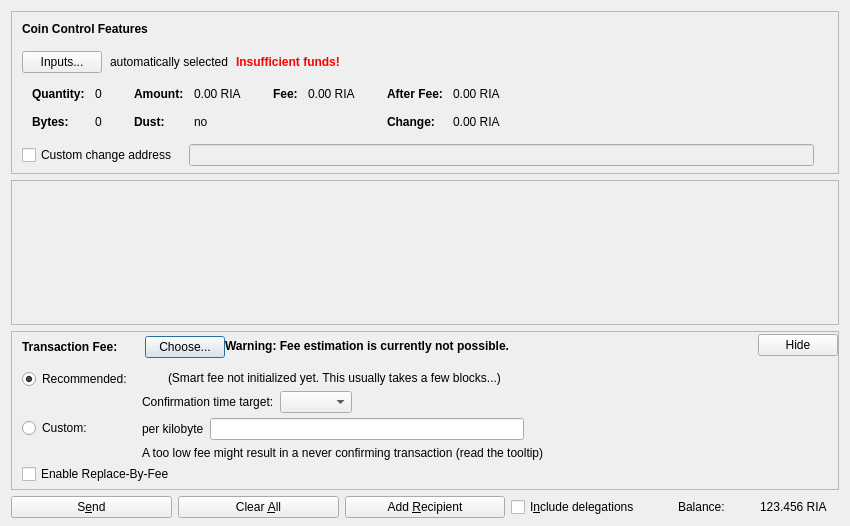
<?xml version="1.0" encoding="UTF-8"?>
<ui version="4.0">
 <class>SendCoinsDialog</class>
 <widget class="QDialog" name="SendCoinsDialog">
  <property name="geometry">
   <rect>
    <x>0</x>
    <y>0</y>
    <width>850</width>
    <height>526</height>
   </rect>
  </property>
  <property name="windowTitle">
   <string>Send Coins</string>
  </property>
  <layout class="QVBoxLayout" name="verticalLayout" stretch="0,1,0,0">
   <property name="bottomMargin">
    <number>8</number>
   </property>
   <item>
    <widget class="QFrame" name="frameCoinControl">
     <property name="sizePolicy">
      <sizepolicy hsizetype="Expanding" vsizetype="Expanding">
       <horstretch>0</horstretch>
       <verstretch>0</verstretch>
      </sizepolicy>
     </property>
     <property name="maximumSize">
      <size>
       <width>16777215</width>
       <height>16777215</height>
      </size>
     </property>
     <property name="frameShape">
      <enum>QFrame::StyledPanel</enum>
     </property>
     <property name="frameShadow">
      <enum>QFrame::Sunken</enum>
     </property>
     <layout class="QVBoxLayout" name="verticalLayoutCoinControl2">
      <property name="spacing">
       <number>0</number>
      </property>
      <property name="leftMargin">
       <number>0</number>
      </property>
      <property name="topMargin">
       <number>0</number>
      </property>
      <property name="rightMargin">
       <number>0</number>
      </property>
      <property name="bottomMargin">
       <number>6</number>
      </property>
      <item>
       <layout class="QVBoxLayout" name="verticalLayoutCoinControl" stretch="0,0,0,0,1">
        <property name="spacing">
         <number>0</number>
        </property>
        <property name="leftMargin">
         <number>10</number>
        </property>
        <property name="topMargin">
         <number>10</number>
        </property>
        <item>
         <layout class="QHBoxLayout" name="horizontalLayoutCoinControl1">
          <property name="bottomMargin">
           <number>15</number>
          </property>
          <item>
           <widget class="QLabel" name="labelCoinControlFeatures">
            <property name="sizePolicy">
             <sizepolicy hsizetype="Preferred" vsizetype="Maximum">
              <horstretch>0</horstretch>
              <verstretch>0</verstretch>
             </sizepolicy>
            </property>
            <property name="font">
             <font>
              <weight>75</weight>
              <bold>true</bold>
             </font>
            </property>
            <property name="styleSheet">
             <string notr="true">font-weight:bold;</string>
            </property>
            <property name="text">
             <string>Coin Control Features</string>
            </property>
           </widget>
          </item>
         </layout>
        </item>
        <item>
         <layout class="QHBoxLayout" name="horizontalLayoutCoinControl2" stretch="0,0,0,0">
          <property name="spacing">
           <number>8</number>
          </property>
          <property name="bottomMargin">
           <number>10</number>
          </property>
          <item>
           <widget class="QPushButton" name="pushButtonCoinControl">
            <property name="styleSheet">
             <string notr="true"/>
            </property>
            <property name="text">
             <string>Inputs...</string>
            </property>
            <property name="autoDefault">
             <bool>false</bool>
            </property>
           </widget>
          </item>
          <item>
           <widget class="QLabel" name="labelCoinControlAutomaticallySelected">
            <property name="text">
             <string>automatically selected</string>
            </property>
            <property name="margin">
             <number>5</number>
            </property>
           </widget>
          </item>
          <item>
           <widget class="QLabel" name="labelCoinControlInsuffFunds">
            <property name="font">
             <font>
              <weight>75</weight>
              <bold>true</bold>
             </font>
            </property>
            <property name="styleSheet">
             <string notr="true">color:red;font-weight:bold;</string>
            </property>
            <property name="text">
             <string>Insufficient funds!</string>
            </property>
            <property name="margin">
             <number>5</number>
            </property>
           </widget>
          </item>
          <item>
           <spacer name="horizontalSpacerCoinControl">
            <property name="orientation">
             <enum>Qt::Horizontal</enum>
            </property>
            <property name="sizeHint" stdset="0">
             <size>
              <width>40</width>
              <height>1</height>
             </size>
            </property>
           </spacer>
          </item>
         </layout>
        </item>
        <item>
         <widget class="QWidget" name="widgetCoinControl" native="true">
          <property name="sizePolicy">
           <sizepolicy hsizetype="Preferred" vsizetype="Preferred">
            <horstretch>0</horstretch>
            <verstretch>0</verstretch>
           </sizepolicy>
          </property>
          <property name="minimumSize">
           <size>
            <width>0</width>
            <height>0</height>
           </size>
          </property>
          <property name="styleSheet">
           <string notr="true"/>
          </property>
          <layout class="QHBoxLayout" name="horizontalLayoutCoinControl5">
           <property name="leftMargin">
            <number>0</number>
           </property>
           <property name="topMargin">
            <number>0</number>
           </property>
           <property name="rightMargin">
            <number>0</number>
           </property>
           <property name="bottomMargin">
            <number>0</number>
           </property>
           <item>
            <layout class="QHBoxLayout" name="horizontalLayoutCoinControl3" stretch="0,0,0,1">
             <property name="spacing">
              <number>20</number>
             </property>
             <property name="topMargin">
              <number>0</number>
             </property>
             <property name="bottomMargin">
              <number>10</number>
             </property>
             <item>
              <layout class="QFormLayout" name="formLayoutCoinControl1">
               <property name="horizontalSpacing">
                <number>10</number>
               </property>
               <property name="verticalSpacing">
                <number>14</number>
               </property>
               <property name="leftMargin">
                <number>10</number>
               </property>
               <property name="topMargin">
                <number>4</number>
               </property>
               <property name="rightMargin">
                <number>6</number>
               </property>
               <item row="0" column="0">
                <widget class="QLabel" name="labelCoinControlQuantityText">
                 <property name="font">
                  <font>
                   <weight>75</weight>
                   <bold>true</bold>
                  </font>
                 </property>
                 <property name="text">
                  <string>Quantity:</string>
                 </property>
                 <property name="margin">
                  <number>0</number>
                 </property>
                </widget>
               </item>
               <item row="0" column="1">
                <widget class="QLabel" name="labelCoinControlQuantity">
                 <property name="cursor">
                  <cursorShape>IBeamCursor</cursorShape>
                 </property>
                 <property name="contextMenuPolicy">
                  <enum>Qt::ActionsContextMenu</enum>
                 </property>
                 <property name="text">
                  <string notr="true">0</string>
                 </property>
                 <property name="margin">
                  <number>0</number>
                 </property>
                 <property name="textInteractionFlags">
                  <set>Qt::LinksAccessibleByMouse|Qt::TextSelectableByKeyboard|Qt::TextSelectableByMouse</set>
                 </property>
                </widget>
               </item>
               <item row="1" column="0">
                <widget class="QLabel" name="labelCoinControlBytesText">
                 <property name="font">
                  <font>
                   <weight>75</weight>
                   <bold>true</bold>
                  </font>
                 </property>
                 <property name="text">
                  <string>Bytes:</string>
                 </property>
                </widget>
               </item>
               <item row="1" column="1">
                <widget class="QLabel" name="labelCoinControlBytes">
                 <property name="cursor">
                  <cursorShape>IBeamCursor</cursorShape>
                 </property>
                 <property name="contextMenuPolicy">
                  <enum>Qt::ActionsContextMenu</enum>
                 </property>
                 <property name="text">
                  <string notr="true">0</string>
                 </property>
                 <property name="textInteractionFlags">
                  <set>Qt::LinksAccessibleByMouse|Qt::TextSelectableByKeyboard|Qt::TextSelectableByMouse</set>
                 </property>
                </widget>
               </item>
              </layout>
             </item>
             <item>
              <layout class="QFormLayout" name="formLayoutCoinControl2">
               <property name="horizontalSpacing">
                <number>10</number>
               </property>
               <property name="verticalSpacing">
                <number>14</number>
               </property>
               <property name="leftMargin">
                <number>6</number>
               </property>
               <property name="topMargin">
                <number>4</number>
               </property>
               <property name="rightMargin">
                <number>6</number>
               </property>
               <item row="0" column="0">
                <widget class="QLabel" name="labelCoinControlAmountText">
                 <property name="font">
                  <font>
                   <weight>75</weight>
                   <bold>true</bold>
                  </font>
                 </property>
                 <property name="text">
                  <string>Amount:</string>
                 </property>
                 <property name="margin">
                  <number>0</number>
                 </property>
                </widget>
               </item>
               <item row="0" column="1">
                <widget class="QLabel" name="labelCoinControlAmount">
                 <property name="cursor">
                  <cursorShape>IBeamCursor</cursorShape>
                 </property>
                 <property name="contextMenuPolicy">
                  <enum>Qt::ActionsContextMenu</enum>
                 </property>
                 <property name="text">
                  <string notr="true">0.00 RIA</string>
                 </property>
                 <property name="textInteractionFlags">
                  <set>Qt::LinksAccessibleByMouse|Qt::TextSelectableByKeyboard|Qt::TextSelectableByMouse</set>
                 </property>
                </widget>
               </item>
               <item row="1" column="0">
                <widget class="QLabel" name="labelCoinControlLowOutputText">
                 <property name="font">
                  <font>
                   <weight>75</weight>
                   <bold>true</bold>
                  </font>
                 </property>
                 <property name="text">
                  <string>Dust:</string>
                 </property>
                </widget>
               </item>
               <item row="1" column="1">
                <widget class="QLabel" name="labelCoinControlLowOutput">
                 <property name="cursor">
                  <cursorShape>IBeamCursor</cursorShape>
                 </property>
                 <property name="contextMenuPolicy">
                  <enum>Qt::ActionsContextMenu</enum>
                 </property>
                 <property name="text">
                  <string notr="true">no</string>
                 </property>
                 <property name="textInteractionFlags">
                  <set>Qt::LinksAccessibleByMouse|Qt::TextSelectableByKeyboard|Qt::TextSelectableByMouse</set>
                 </property>
                </widget>
               </item>
              </layout>
             </item>
             <item>
              <layout class="QFormLayout" name="formLayoutCoinControl3">
               <property name="horizontalSpacing">
                <number>10</number>
               </property>
               <property name="verticalSpacing">
                <number>14</number>
               </property>
               <property name="leftMargin">
                <number>6</number>
               </property>
               <property name="topMargin">
                <number>4</number>
               </property>
               <property name="rightMargin">
                <number>6</number>
               </property>
               <item row="0" column="0">
                <widget class="QLabel" name="labelCoinControlFeeText">
                 <property name="font">
                  <font>
                   <weight>75</weight>
                   <bold>true</bold>
                  </font>
                 </property>
                 <property name="text">
                  <string>Fee:</string>
                 </property>
                 <property name="margin">
                  <number>0</number>
                 </property>
                </widget>
               </item>
               <item row="0" column="1">
                <widget class="QLabel" name="labelCoinControlFee">
                 <property name="cursor">
                  <cursorShape>IBeamCursor</cursorShape>
                 </property>
                 <property name="contextMenuPolicy">
                  <enum>Qt::ActionsContextMenu</enum>
                 </property>
                 <property name="text">
                  <string notr="true">0.00 RIA</string>
                 </property>
                 <property name="textInteractionFlags">
                  <set>Qt::LinksAccessibleByMouse|Qt::TextSelectableByKeyboard|Qt::TextSelectableByMouse</set>
                 </property>
                </widget>
               </item>
              </layout>
             </item>
             <item>
              <layout class="QFormLayout" name="formLayoutCoinControl4">
               <property name="horizontalSpacing">
                <number>10</number>
               </property>
               <property name="verticalSpacing">
                <number>14</number>
               </property>
               <property name="leftMargin">
                <number>6</number>
               </property>
               <property name="topMargin">
                <number>4</number>
               </property>
               <property name="rightMargin">
                <number>6</number>
               </property>
               <item row="0" column="0">
                <widget class="QLabel" name="labelCoinControlAfterFeeText">
                 <property name="font">
                  <font>
                   <weight>75</weight>
                   <bold>true</bold>
                  </font>
                 </property>
                 <property name="text">
                  <string>After Fee:</string>
                 </property>
                 <property name="margin">
                  <number>0</number>
                 </property>
                </widget>
               </item>
               <item row="0" column="1">
                <widget class="QLabel" name="labelCoinControlAfterFee">
                 <property name="cursor">
                  <cursorShape>IBeamCursor</cursorShape>
                 </property>
                 <property name="contextMenuPolicy">
                  <enum>Qt::ActionsContextMenu</enum>
                 </property>
                 <property name="text">
                  <string notr="true">0.00 RIA</string>
                 </property>
                 <property name="textInteractionFlags">
                  <set>Qt::LinksAccessibleByMouse|Qt::TextSelectableByKeyboard|Qt::TextSelectableByMouse</set>
                 </property>
                </widget>
               </item>
               <item row="1" column="0">
                <widget class="QLabel" name="labelCoinControlChangeText">
                 <property name="font">
                  <font>
                   <weight>75</weight>
                   <bold>true</bold>
                  </font>
                 </property>
                 <property name="text">
                  <string>Change:</string>
                 </property>
                </widget>
               </item>
               <item row="1" column="1">
                <widget class="QLabel" name="labelCoinControlChange">
                 <property name="cursor">
                  <cursorShape>IBeamCursor</cursorShape>
                 </property>
                 <property name="contextMenuPolicy">
                  <enum>Qt::ActionsContextMenu</enum>
                 </property>
                 <property name="text">
                  <string notr="true">0.00 RIA</string>
                 </property>
                 <property name="textInteractionFlags">
                  <set>Qt::LinksAccessibleByMouse|Qt::TextSelectableByKeyboard|Qt::TextSelectableByMouse</set>
                 </property>
                </widget>
               </item>
              </layout>
             </item>
            </layout>
           </item>
          </layout>
         </widget>
        </item>
        <item>
         <layout class="QHBoxLayout" name="horizontalLayoutCoinControl4" stretch="0,0,0">
          <property name="spacing">
           <number>12</number>
          </property>
          <property name="sizeConstraint">
           <enum>QLayout::SetDefaultConstraint</enum>
          </property>
          <property name="topMargin">
           <number>5</number>
          </property>
          <property name="rightMargin">
           <number>5</number>
          </property>
          <item>
           <widget class="QCheckBox" name="checkBoxCoinControlChange">
            <property name="toolTip">
             <string>If this is activated, but the change address is empty or invalid, change will be sent to a newly generated address.</string>
            </property>
            <property name="text">
             <string>Custom change address</string>
            </property>
           </widget>
          </item>
          <item>
           <widget class="QValidatedLineEdit" name="lineEditCoinControlChange">
            <property name="enabled">
             <bool>false</bool>
            </property>
            <property name="sizePolicy">
             <sizepolicy hsizetype="Expanding" vsizetype="Fixed">
              <horstretch>0</horstretch>
              <verstretch>0</verstretch>
             </sizepolicy>
            </property>
           </widget>
          </item>
          <item>
           <widget class="QLabel" name="labelCoinControlChangeLabel">
            <property name="sizePolicy">
             <sizepolicy hsizetype="Preferred" vsizetype="Expanding">
              <horstretch>0</horstretch>
              <verstretch>0</verstretch>
             </sizepolicy>
            </property>
            <property name="minimumSize">
             <size>
              <width>0</width>
              <height>0</height>
             </size>
            </property>
            <property name="text">
             <string/>
            </property>
            <property name="margin">
             <number>3</number>
            </property>
           </widget>
          </item>
         </layout>
        </item>
        <item>
         <spacer name="verticalSpacerCoinControl">
          <property name="orientation">
           <enum>Qt::Vertical</enum>
          </property>
          <property name="sizeHint" stdset="0">
           <size>
            <width>800</width>
            <height>1</height>
           </size>
          </property>
         </spacer>
        </item>
       </layout>
      </item>
     </layout>
    </widget>
   </item>
   <item>
    <widget class="QScrollArea" name="scrollArea">
     <property name="widgetResizable">
      <bool>true</bool>
     </property>
     <widget class="QWidget" name="scrollAreaWidgetContents">
      <property name="geometry">
       <rect>
        <x>0</x>
        <y>0</y>
        <width>830</width>
        <height>104</height>
       </rect>
      </property>
      <layout class="QVBoxLayout" name="verticalLayout_2" stretch="0,1">
       <property name="leftMargin">
        <number>0</number>
       </property>
       <property name="topMargin">
        <number>0</number>
       </property>
       <property name="rightMargin">
        <number>0</number>
       </property>
       <property name="bottomMargin">
        <number>0</number>
       </property>
       <item>
        <layout class="QVBoxLayout" name="entries">
         <property name="spacing">
          <number>6</number>
         </property>
        </layout>
       </item>
       <item>
        <spacer name="verticalSpacer">
         <property name="orientation">
          <enum>Qt::Vertical</enum>
         </property>
         <property name="sizeHint" stdset="0">
          <size>
           <width>20</width>
           <height>40</height>
          </size>
         </property>
        </spacer>
       </item>
      </layout>
     </widget>
    </widget>
   </item>
   <item>
    <widget class="QFrame" name="frameFee">
     <property name="sizePolicy">
      <sizepolicy hsizetype="Expanding" vsizetype="Expanding">
       <horstretch>0</horstretch>
       <verstretch>0</verstretch>
      </sizepolicy>
     </property>
     <property name="maximumSize">
      <size>
       <width>16777215</width>
       <height>16777215</height>
      </size>
     </property>
     <property name="frameShape">
      <enum>QFrame::StyledPanel</enum>
     </property>
     <property name="frameShadow">
      <enum>QFrame::Sunken</enum>
     </property>
     <layout class="QVBoxLayout" name="verticalLayoutFee1">
      <property name="spacing">
       <number>0</number>
      </property>
      <property name="leftMargin">
       <number>0</number>
      </property>
      <property name="topMargin">
       <number>0</number>
      </property>
      <property name="rightMargin">
       <number>0</number>
      </property>
      <property name="bottomMargin">
       <number>0</number>
      </property>
      <item>
       <layout class="QVBoxLayout" name="verticalLayoutFee2" stretch="0,0,0">
        <property name="spacing">
         <number>0</number>
        </property>
        <property name="leftMargin">
         <number>10</number>
        </property>
        <property name="topMargin">
         <number>0</number>
        </property>
        <item>
         <layout class="QHBoxLayout" name="horizontalLayoutFee1">
          <property name="bottomMargin">
           <number>0</number>
          </property>
          <item>
           <layout class="QVBoxLayout" name="verticalLayoutFee7">
            <property name="spacing">
             <number>0</number>
            </property>
            <item>
             <spacer name="verticalSpacerSmartFee">
              <property name="orientation">
               <enum>Qt::Vertical</enum>
              </property>
              <property name="sizeType">
               <enum>QSizePolicy::Fixed</enum>
              </property>
              <property name="sizeHint" stdset="0">
               <size>
                <width>1</width>
                <height>4</height>
               </size>
              </property>
             </spacer>
            </item>
            <item>
             <layout class="QHBoxLayout" name="horizontalLayoutSmartFee">
              <property name="spacing">
               <number>10</number>
              </property>
              <item>
               <widget class="QLabel" name="labelFeeHeadline">
                <property name="sizePolicy">
                 <sizepolicy hsizetype="Preferred" vsizetype="Maximum">
                  <horstretch>0</horstretch>
                  <verstretch>0</verstretch>
                 </sizepolicy>
                </property>
                <property name="font">
                 <font>
                  <weight>75</weight>
                  <bold>true</bold>
                 </font>
                </property>
                <property name="styleSheet">
                 <string notr="true">font-weight:bold;</string>
                </property>
                <property name="text">
                 <string>Transaction Fee:</string>
                </property>
               </widget>
              </item>
              <item>
               <widget class="QLabel" name="labelFeeMinimized">
                <property name="text">
                 <string/>
                </property>
               </widget>
              </item>
              <item>
               <widget class="QPushButton" name="buttonChooseFee">
                <property name="text">
                 <string>Choose...</string>
                </property>
               </widget>
              </item>
             </layout>
            </item>
            <item>
             <spacer name="verticalSpacer_5">
              <property name="orientation">
               <enum>Qt::Vertical</enum>
              </property>
              <property name="sizeHint" stdset="0">
               <size>
                <width>1</width>
                <height>1</height>
               </size>
              </property>
             </spacer>
            </item>
           </layout>
          </item>
          <item>
           <widget class="QLabel" name="fallbackFeeWarningLabel">
            <property name="toolTip">
             <string>Using the fallbackfee can result in sending a transaction that will take several hours or days (or never) to confirm. Consider choosing your fee manually or wait until you have validated the complete chain.</string>
            </property>
            <property name="font">
            <font>
                <weight>75</weight>
                <bold>true</bold>
            </font>
            </property>
            <property name="text">
             <string>Warning: Fee estimation is currently not possible.</string>
            </property>
            <property name="wordWrap">
             <bool>false</bool>
            </property>
           </widget>
          </item>
          <item>
           <spacer name="horizontalSpacer_4">
            <property name="orientation">
             <enum>Qt::Horizontal</enum>
            </property>
            <property name="sizeType">
             <enum>QSizePolicy::MinimumExpanding</enum>
            </property>
            <property name="sizeHint" stdset="0">
             <size>
              <width>40</width>
              <height>20</height>
             </size>
            </property>
           </spacer>
          </item>
          <item>
           <widget class="QPushButton" name="buttonMinimizeFee">
            <property name="toolTip">
             <string>Hide transaction fee settings</string>
            </property>
            <property name="text">
             <string>Hide</string>
            </property>
           </widget>
          </item>
         </layout>
        </item>
        <item>
         <widget class="QFrame" name="frameFeeSelection">
          <layout class="QVBoxLayout" name="verticalLayoutFee12">
           <property name="spacing">
            <number>0</number>
           </property>
           <property name="leftMargin">
            <number>0</number>
           </property>
           <property name="topMargin">
            <number>0</number>
           </property>
           <property name="rightMargin">
            <number>0</number>
           </property>
           <property name="bottomMargin">
            <number>0</number>
           </property>
           <item>
            <layout class="QGridLayout" name="gridLayoutFee">
             <property name="topMargin">
              <number>10</number>
             </property>
             <property name="bottomMargin">
              <number>4</number>
             </property>
             <property name="horizontalSpacing">
              <number>10</number>
             </property>
             <property name="verticalSpacing">
              <number>4</number>
             </property>
             <item row="1" column="1">
              <layout class="QVBoxLayout" name="verticalLayoutFee8">
               <property name="spacing">
                <number>6</number>
               </property>
               <item>
                <layout class="QHBoxLayout" name="horizontalLayoutFee13">
                 <item>
                  <widget class="QLabel" name="labelCustomPerKilobyte">
                   <property name="toolTip">
                    <string>Specify a custom fee per kB (1,000 bytes) of the transaction's virtual size.

Note:  Since the fee is calculated on a per-byte basis, a fee of "100 satoshis per kB" for a transaction size of 500 bytes (half of 1 kB) would ultimately yield a fee of only 50 satoshis.</string>
                   </property>
                   <property name="text">
                    <string>per kilobyte</string>
                   </property>
                  </widget>
                 </item>
                 <item>
                  <widget class="aRIAAmountField" name="customFee"/>
                 </item>
                 <item>
                  <spacer name="horizontalSpacer_6">
                   <property name="orientation">
                    <enum>Qt::Horizontal</enum>
                   </property>
                   <property name="sizeHint" stdset="0">
                    <size>
                     <width>1</width>
                     <height>1</height>
                    </size>
                   </property>
                  </spacer>
                 </item>
                </layout>
               </item>
               <item>
                <layout class="QHBoxLayout" name="horizontalLayoutFee8">
                 <item>
                  <widget class="QLabel" name="labelCustomFeeWarning">
                   <property name="enabled">
                    <bool>true</bool>
                   </property>
                   <property name="toolTip">
                    <string>When there is less transaction volume than space in the blocks, miners as well as relaying nodes may enforce a minimum fee. Paying only this minimum fee is just fine, but be aware that this can result in a never confirming transaction once there is more demand for aRIA transactions than the network can process.</string>
                   </property>
                   <property name="text">
                    <string>A too low fee might result in a never confirming transaction (read the tooltip)</string>
                   </property>
                  </widget>
                 </item>
                 <item>
                  <spacer name="horizontalSpacer_2">
                   <property name="orientation">
                    <enum>Qt::Horizontal</enum>
                   </property>
                   <property name="sizeHint" stdset="0">
                    <size>
                     <width>1</width>
                     <height>1</height>
                    </size>
                   </property>
                  </spacer>
                 </item>
                </layout>
               </item>
              </layout>
             </item>
             <item row="0" column="0">
              <layout class="QVBoxLayout" name="verticalLayoutFee4" stretch="0,1">
               <item>
                <widget class="QRadioButton" name="radioSmartFee">
                 <property name="text">
                  <string>Recommended:</string>
                 </property>
                 <property name="checked">
                  <bool>true</bool>
                 </property>
                 <attribute name="buttonGroup">
                  <string notr="true">groupFee</string>
                 </attribute>
                </widget>
               </item>
               <item>
                <spacer name="verticalSpacer_2">
                 <property name="orientation">
                  <enum>Qt::Vertical</enum>
                 </property>
                 <property name="sizeHint" stdset="0">
                  <size>
                   <width>1</width>
                   <height>1</height>
                  </size>
                 </property>
                </spacer>
               </item>
              </layout>
             </item>
             <item row="1" column="0">
              <layout class="QVBoxLayout" name="verticalLayoutFee9" stretch="0,1">
               <item>
                <widget class="QRadioButton" name="radioCustomFee">
                 <property name="text">
                  <string>Custom:</string>
                 </property>
                 <attribute name="buttonGroup">
                  <string notr="true">groupFee</string>
                 </attribute>
                </widget>
               </item>
               <item>
                <spacer name="verticalSpacer_6">
                 <property name="orientation">
                  <enum>Qt::Vertical</enum>
                 </property>
                 <property name="sizeHint" stdset="0">
                  <size>
                   <width>1</width>
                   <height>1</height>
                  </size>
                 </property>
                </spacer>
               </item>
              </layout>
             </item>
             <item row="0" column="1">
              <layout class="QVBoxLayout" name="verticalLayoutFee3" stretch="0,0,1">
               <property name="spacing">
                <number>6</number>
               </property>
               <property name="topMargin">
                <number>2</number>
               </property>
               <item>
                <layout class="QHBoxLayout" name="horizontalLayoutFee12">
                 <item>
                  <widget class="QLabel" name="labelSmartFee">
                   <property name="text">
                    <string/>
                   </property>
                  </widget>
                 </item>
                 <item>
                  <widget class="QLabel" name="labelFeeEstimation">
                   <property name="text">
                    <string/>
                   </property>
                  </widget>
                 </item>
                 <item>
                  <widget class="QLabel" name="labelSmartFee2">
                   <property name="text">
                    <string>(Smart fee not initialized yet. This usually takes a few blocks...)</string>
                   </property>
                  </widget>
                 </item>
                 <item>
                  <spacer name="horizontalSpacer_5">
                   <property name="orientation">
                    <enum>Qt::Horizontal</enum>
                   </property>
                   <property name="sizeHint" stdset="0">
                    <size>
                     <width>1</width>
                     <height>1</height>
                    </size>
                   </property>
                  </spacer>
                 </item>
                </layout>
               </item>
               <item>
                <layout class="QHBoxLayout" name="horizontalLayoutFee9">
                 <item>
                  <layout class="QVBoxLayout" name="verticalLayoutFee6">
                   <item>
                    <widget class="QLabel" name="labelSmartFee3">
                     <property name="text">
                      <string>Confirmation time target:</string>
                     </property>
                    </widget>
                   </item>
                  </layout>
                 </item>
                 <item>
                  <layout class="QVBoxLayout" name="verticalLayoutFee5">
                   <property name="rightMargin">
                    <number>30</number>
                   </property>
                   <item>
                    <layout class="QHBoxLayout" name="horizontalLayoutConfTarget">
                     <property name="bottomMargin">
                      <number>0</number>
                     </property>
                     <item>
                      <widget class="QComboBox" name="confTargetSelector"/>
                     </item>
                     <item>
                      <spacer name="horizontalSpacerConfTarget">
                       <property name="orientation">
                        <enum>Qt::Horizontal</enum>
                       </property>
                       <property name="sizeHint" stdset="0">
                        <size>
                         <width>40</width>
                         <height>20</height>
                        </size>
                       </property>
                      </spacer>
                     </item>
                    </layout>
                   </item>
                  </layout>
                 </item>
                </layout>
               </item>
               <item>
                <spacer name="verticalSpacer_4">
                 <property name="orientation">
                  <enum>Qt::Vertical</enum>
                 </property>
                 <property name="sizeHint" stdset="0">
                  <size>
                   <width>1</width>
                   <height>1</height>
                  </size>
                 </property>
                </spacer>
               </item>
              </layout>
             </item>
            </layout>
           </item>
           <item>
            <widget class="QCheckBox" name="optInRBF">
             <property name="text">
              <string>Enable Replace-By-Fee</string>
             </property>
             <property name="toolTip">
              <string>With Replace-By-Fee (BIP-125) you can increase a transaction's fee after it is sent. Without this, a higher fee may be recommended to compensate for increased transaction delay risk.</string>
             </property>
            </widget>
           </item>
          </layout>
         </widget>
        </item>
        <item>
         <spacer name="verticalSpacerFee">
          <property name="orientation">
           <enum>Qt::Vertical</enum>
          </property>
          <property name="sizeHint" stdset="0">
           <size>
            <width>40</width>
            <height>5</height>
           </size>
          </property>
         </spacer>
        </item>
       </layout>
      </item>
     </layout>
    </widget>
   </item>
   <item>
    <layout class="QHBoxLayout" name="horizontalLayout">
     <item>
      <widget class="QPushButton" name="sendButton">
       <property name="minimumSize">
        <size>
         <width>150</width>
         <height>0</height>
        </size>
       </property>
       <property name="toolTip">
        <string>Confirm the send action</string>
       </property>
       <property name="text">
        <string>S&amp;end</string>
       </property>
       <property name="icon">
        <iconset resource="../aRIA.qrc">
         <normaloff>:/icons/send</normaloff>:/icons/send</iconset>
       </property>
       <property name="autoDefault">
        <bool>false</bool>
       </property>
       <property name="default">
        <bool>false</bool>
       </property>
      </widget>
     </item>
     <item>
      <widget class="QPushButton" name="clearButton">
       <property name="sizePolicy">
        <sizepolicy hsizetype="Minimum" vsizetype="Fixed">
         <horstretch>0</horstretch>
         <verstretch>0</verstretch>
        </sizepolicy>
       </property>
       <property name="toolTip">
        <string>Clear all fields of the form.</string>
       </property>
       <property name="text">
        <string>Clear &amp;All</string>
       </property>
       <property name="icon">
        <iconset resource="../aRIA.qrc">
         <normaloff>:/icons/remove</normaloff>:/icons/remove</iconset>
       </property>
       <property name="autoDefault">
        <bool>false</bool>
       </property>
      </widget>
     </item>
     <item>
      <widget class="QPushButton" name="addButton">
       <property name="toolTip">
        <string>Send to multiple recipients at once</string>
       </property>
       <property name="text">
        <string>Add &amp;Recipient</string>
       </property>
       <property name="icon">
        <iconset resource="../aRIA.qrc">
         <normaloff>:/icons/add</normaloff>:/icons/add</iconset>
       </property>
       <property name="autoDefault">
        <bool>false</bool>
       </property>
      </widget>
     </item>
     <item>
      <widget class="QCheckBox" name="checkboxIncludeDelegations">
       <property name="toolTip">
        <string>When calculating the available balance, take into account delegations also. If unchecked, the available balance will reflect only the coins currently in the wallet.</string>
       </property>
       <property name="text">
        <string>I&amp;nclude delegations</string>
       </property>
      </widget>
     </item>
     <item>
      <layout class="QHBoxLayout" name="horizontalLayout_2">
       <property name="spacing">
        <number>3</number>
       </property>
       <item>
        <widget class="QLabel" name="labelBalanceName">
         <property name="sizePolicy">
          <sizepolicy hsizetype="Preferred" vsizetype="Fixed">
           <horstretch>0</horstretch>
           <verstretch>0</verstretch>
          </sizepolicy>
         </property>
         <property name="text">
          <string>Balance:</string>
         </property>
        </widget>
       </item>
       <item>
        <widget class="QLabel" name="labelBalance">
         <property name="sizePolicy">
          <sizepolicy hsizetype="Preferred" vsizetype="Fixed">
           <horstretch>0</horstretch>
           <verstretch>0</verstretch>
          </sizepolicy>
         </property>
         <property name="cursor">
          <cursorShape>IBeamCursor</cursorShape>
         </property>
         <property name="text">
          <string notr="true">123.456 RIA</string>
         </property>
         <property name="textInteractionFlags">
          <set>Qt::LinksAccessibleByMouse|Qt::TextSelectableByKeyboard|Qt::TextSelectableByMouse</set>
         </property>
        </widget>
       </item>
      </layout>
     </item>
    </layout>
   </item>
  </layout>
 </widget>
 <customwidgets>
  <customwidget>
   <class>QValidatedLineEdit</class>
   <extends>QLineEdit</extends>
   <header>qt/qvalidatedlineedit.h</header>
  </customwidget>
  <customwidget>
   <class>aRIAAmountField</class>
   <extends>QLineEdit</extends>
   <header>qt/aRIAamountfield.h</header>
   <container>1</container>
  </customwidget>
 </customwidgets>
 <resources>
  <include location="../aRIA.qrc"/>
 </resources>
 <connections/>
 <buttongroups>
  <buttongroup name="groupFee"/>
 </buttongroups>
</ui>
